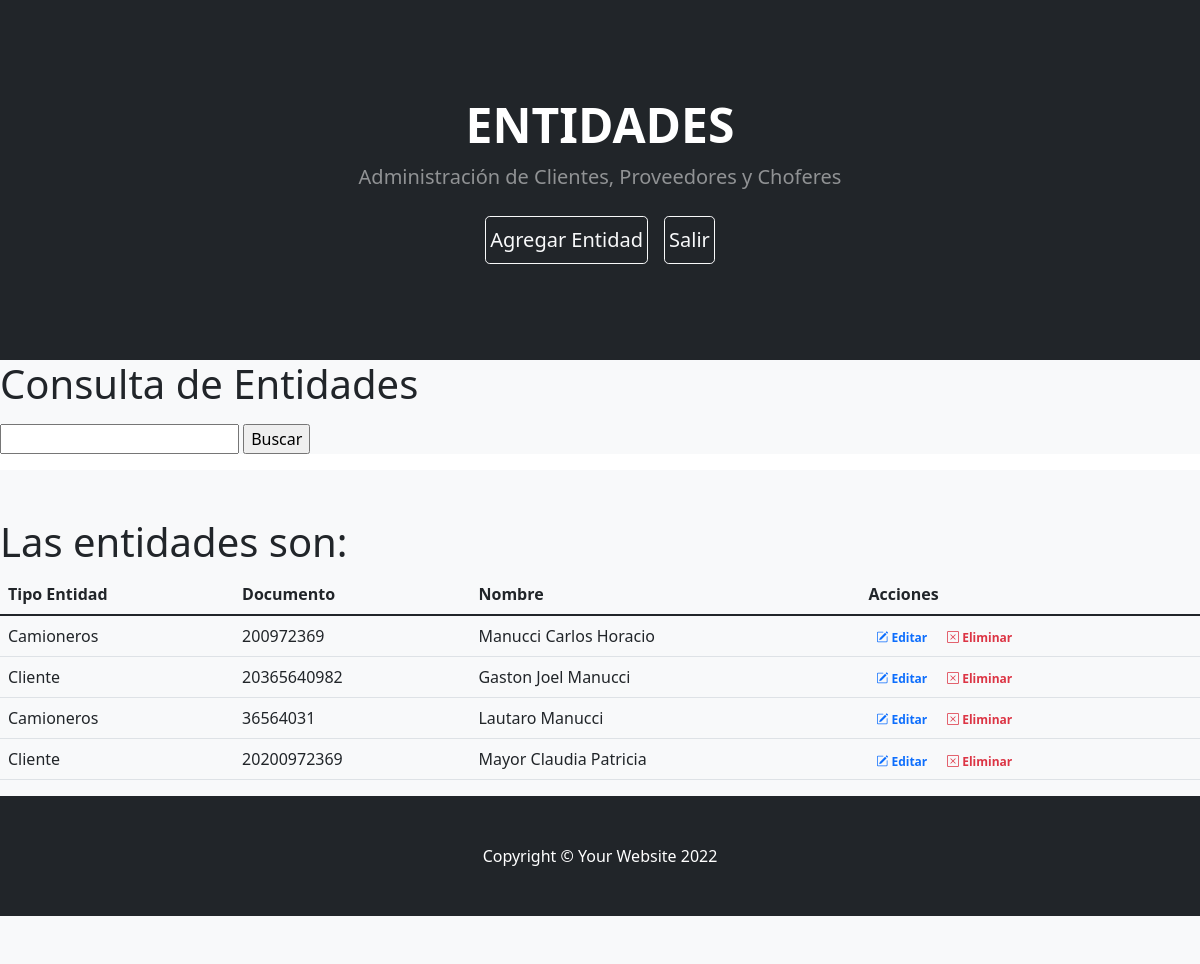
The app's page /app_Misviajes/Entidades/ with its own data.
### app_Misviajes/models.py (models this page shows)
class Entidades (models.Model):
    Tipos = ((1,"Camioneros"),(2,"Cliente"))
    tipoentidad = models.PositiveSmallIntegerField("Tipo_Entidad", choices=Tipos)
    Documento = models.IntegerField()
    nombre = models.CharField (max_length=30)

### app_Misviajes/views.py (the view)
# urls.py: path('Entidades/', CONSULTAENTIDADES, name="Entidades"),
def CONSULTAENTIDADES (request):
    Lista_Entidades = Entidades.objects.all()
    ctx= {"Listadoentidades":Lista_Entidades}
    return render (request,"consultaentidades.html", ctx)

### app_Misviajes/Template/consultaentidades.html (shortened to what this page needs)
{% load static %}
<!DOCTYPE html>
<html lang="en">
    <head>
        <link href="https://cdn.jsdelivr.net/npm/bootstrap-icons@1.4.1/font/bootstrap-icons.css" rel="stylesheet" />
        <link href="{%static 'css/styles.css'%}" rel="stylesheet" />
    </head>
    <body>
        <header class="bg-dark py-5">
            <div class="container px-5">
                <div class="row gx-5 justify-content-center">
                    <div class="col-lg-6">
                        <div class="text-center my-5">
                            <h1 class="display-5 fw-bolder text-white mb-2">ENTIDADES</h1>
                            <p class="lead text-white-50 mb-4">Administración de Clientes, Proveedores y Choferes</p>
                            <div class="d-grid gap-3 d-sm-flex justify-content-sm-center">
                                <a class="btn btn-outline-light btn-lg px-1" href="Entidadesformulario">Agregar Entidad</a>
                                <a class="btn btn-outline-light btn-lg px-1" href="inicio">Salir</a>
                            </div>
                        </div>
                    </div>
                </div>
            </div>
        </header>
        <section class="bg-light py-50">
            <h1>Consulta de Entidades</h1>
            <p><form action="" method="post">
                    <input type="text" name="Camion" id="">
                    <input type="submit" value="Buscar">
                </form>
            </p>
        </section>
        <section class="bg-light py-5">
            <h1>Las entidades son:</h1>
        <table class="table">
            <thead>
                <tr>
                    <th scope="col">Tipo Entidad</th>
                    <th scope="col">Documento</th>
                    <th scope="col">Nombre</th>
                    <th scope="col">Acciones</th>
                </tr>
            </thead>
                {% for viajes_e in Listadoentidades %}
                <tr>
                    <td>{{ viajes_e.get_tipoentidad_display}}</td>
                    <td>{{ viajes_e.Documento}}</td>
                    <td>{{ viajes_e.nombre }}</td>
                    <td>
                        <a href="" class="text-primary badge badge-primary text-decoration-none"> <i class="bi bi-pencil-square"></i> Editar  </a>
                        <a href="" class="text-danger badge badge-danger text-decoration-none"><i class="bi bi-x-square"></i> Eliminar </a>
                    </td>
                </tr>
                {% endfor %}
        </table>
        <footer class="py-5 bg-dark">
            <div class="container px-5"><p class="m-0 text-center text-white">Copyright &copy; Your Website 2022</p></div>
        </footer>
    </body>
</html>

### records on screen
Entidades: tipoentidad "Camioneros", Documento "200972369", nombre "Manucci Carlos Horacio"
Entidades: tipoentidad "Cliente", Documento "20365640982", nombre "Gaston Joel Manucci"
Entidades: tipoentidad "Camioneros", Documento "36564031", nombre "Lautaro Manucci"
Entidades: tipoentidad "Cliente", Documento "20200972369", nombre "Mayor Claudia Patricia"
